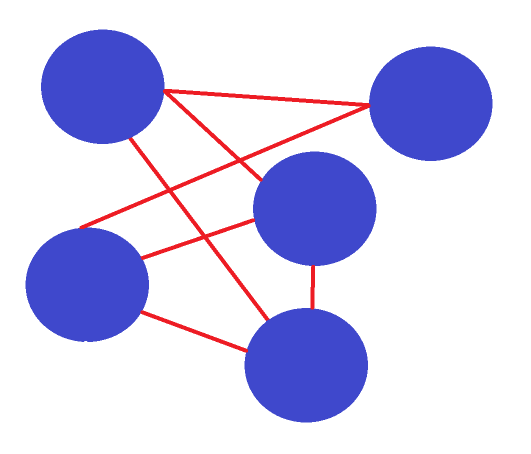
#> input picture mySimpleGraphs/very simple graph8 (fix of 7).png, 1061 x 908 px (shown at 1/2 size)
$ python algo-OpenCV.py
#> lines starting #> are read from the running program, lines starting #| are printed output that depends on the picture; after the words box and inside, x2 and y2 are one past the last pixel; in counts of white or black regions, pixels touching at a corner belong together
import cv2
import numpy as np
from math import *

#image_path = "newGood/randomGraph50_80.png"
folder_path = "mySimpleGraphs/"
image_path = "very simple graph8 (fix of 7).png"

#load image
image = cv2.imread(folder_path + image_path)
#> image is the input picture: shape (908, 1061, 3); mean B, G, R 239.1, 208.6, 210.5

def drawCircles(circles, image):

  #Convert the circle parameters a, b and r to integers.
  circles = np.uint16(np.around(circles))

  for circle in circles:
    a, b, r = circle
    #Draw the circumference of the circle.
    cv2.circle(image, (a, b), r, (0, 255, 0), 2)

    #Draw a small circle (of radius 1) to show the center.
    cv2.circle(image, (a, b), 1, (0, 0, 255), 3)

  cv2.imwrite("detected circles.png",image)

def drawLines(lines_list, image):
  for l in lines_list:
    x1,y1,x2,y2=l
    color = tuple(np.random.randint(0, 256, size=3))
    color = ( int (color [ 0 ]), int (color [ 1 ]), int (color [ 2 ]))
    cv2.line(image, (x1,y1), (x2,y2), color, 2)

  cv2.imwrite('detected Lines.png', image)


def drawEdges(lines_list, image):
  for l in lines_list:
    x1,y1,x2,y2=l
    cv2.line(image, (x1,y1), (x2,y2), (0,255,0), 2)

  cv2.imwrite('detected Edges.png', image)

def angle_trunc(a):
    while a < 0.0:
        a += pi * 2
    return a

def getAngleBetweenPoints(p1, p2):
    deltaY = p2[1] - p1[1]
    deltaX = p2[0] - p1[0]
    return angle_trunc(atan2(deltaY, deltaX))

def detectCircles(image): #https://www.geeksforgeeks.org/circle-detection-using-opencv-python/
  #Creating kernel
  kernel = np.ones((5, 5), np.uint8)

  #erode and then dilate image to remove edges (For some reason the functions to the opposite of what they should do)
  image_circles = cv2.dilate(image, kernel, iterations = 5)
  image_circles = cv2.erode(image_circles, kernel, iterations = 5)
  #Convert to grayscale.
  gray = cv2.cvtColor(image_circles, cv2.COLOR_BGR2GRAY)

  detected_circles = cv2.HoughCircles(gray,
                  cv2.HOUGH_GRADIENT, 1, 100, param1 = 15,
              param2 = 14, minRadius = 114, maxRadius = 125)

  cv2.imwrite("Circles.png", image_circles)

  circles = []
  for pt in detected_circles[0, :]:
    a, b, r = pt[0], pt[1], pt[2]

    circles.append((a,b,r))

  drawCircles(circles, image_circles)

  return circles

def detectEdges(img): #https://www.geeksforgeeks.org/line-detection-python-opencv-houghline-method/

  circles = cv2.imread("Circles.png")
  no_circles = cv2.subtract(circles, img)
  cv2.imwrite("Image without Circles.png", no_circles)

  #Convert image to grayscale
  gray = cv2.cvtColor(no_circles,cv2.COLOR_BGR2GRAY)

  #Use canny edge detection
  edges = cv2.Canny(gray,50,150,apertureSize=3)
  #Apply HoughLinesP method to
  #to directly obtain line end points
  lines_list =[]
  lines = cv2.HoughLinesP(
              edges, #Input edge image
              2, #Distance resolution in pixels
              np.pi/180, #Angle resolution in radians
              threshold=55, #Min number of votes for valid line
              minLineLength=50, #Min allowed length of line
              maxLineGap=70 #Max allowed gap between line for joining them
              )

  #make the detected lines longer, so they go inside the vertices
  for points in lines:
    x1,y1,x2,y2=points[0]
    angle = getAngleBetweenPoints((x1,y1),(x2,y2)) #https://stackoverflow.com/questions/7586063/how-to-calculate-the-angle-between-a-line-and-the-horizontal-axis
    new_x1 = int(x1 - np.cos(angle)*10)
    new_y1 = int(y1 - np.sin(angle)*10)
    new_x2 = int(x2 + np.cos(angle)*10)
    new_y2 = int(y2 + np.sin(angle)*10)
    lines_list.append([new_x1,new_y1,new_x2,new_y2])

  drawLines(lines_list, img.copy())

  edges = mergeLinesToEdge(lines_list)

  drawEdges(edges,img.copy())

  return edges

def mergeLinesToEdge(lines_list):
  """
  edges = []
  for l1 in lines_list:
    lines_list.remove(l1)
    x11,y11,x12,y12=l1
    for l2 in lines_list:
      x21,y21,x22,y22=l2

      if abs(x11-x21)<10 and abs(y11-y21)<10 and abs(x12-x22)<10 and abs(y12-y22)<10: #dont know if there is guarantee that x11 and x21 are closest together and not x11 and x22
        lines_list.remove(l2)
        x1 = int((x11+x21)/2)
        y1 = int((y11+y21)/2)
        x2 = int((x12+x22)/2)
        y2 = int((y12+y22)/2)

        edges.append([x1,y1,x2,y2])

  return edges"""
  return lines_list

def checkIfInCircle(point,circles):
  for circle in circles:
    cx, cy, r = circle[0], circle[1], circle[2]
    px, py = point
    threshold=0
    if px >= cx-r-threshold and px <= cx+r+threshold and py >= cy-r-threshold and py <= cy+r+threshold:
      return circle

  return False

def connectVertices(vertices, edges):
  adj_list = {}
  for v in vertices:
  	adj_list[v] = set()

  for edge in edges:
    v1 = checkIfInCircle((edge[0], edge[1]), vertices)
    v2 = checkIfInCircle((edge[2], edge[3]), vertices)
    if v1 and v2:
      adj_list[v1].add(v2)
      adj_list[v2].add(v1)

  return adj_list

def drawExtractedGraph(vertices, edges):
  blank_image = np.zeros((1000,1000,3), np.uint8)

  #Convert the circle parameters a, b and r to integers.
  vertices = np.uint16(np.around(vertices))

  for v in vertices:
    a, b, r = v
    #Draw the circumference of the circle.
    cv2.circle(blank_image, (a, b), r, (0, 255, 0), 2)

    #Draw a small circle (of radius 1) to show the center.
    cv2.circle(blank_image, (a, b), 1, (0, 0, 255), 3)

  for edge in edges:
    x1,y1,x2,y2 = edge
    cv2.line(blank_image, (x1,y1), (x2,y2), (0,0,255), 2)
    cv2.circle(blank_image, (x1, y1), 1, (0, 255, 0), 3)
    cv2.circle(blank_image, (x2, y2), 1, (255, 0, 0), 3)

  cv2.imwrite("Extracted Graph.png", blank_image)

detected_circles = detectCircles(image)
#> in detectCircles, `gray = cv2.cvtColor(image_circles, cv2.COLOR_BGR2GRAY)`:
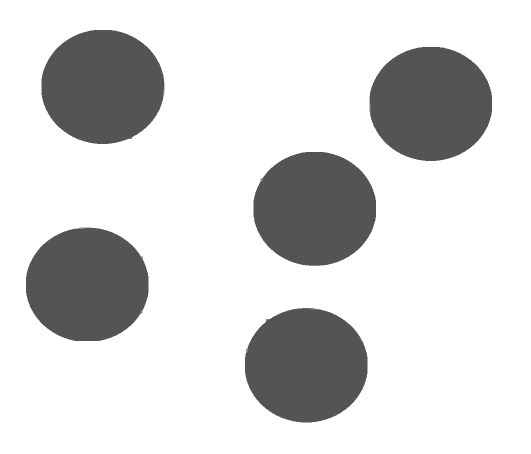
#> gray: shape (908, 1061) (shown at 1/2 size); min 84, max 255, mean 215.7
#> in detectCircles, `detected_circles = cv2.HoughCircles(gray, cv2.HOUGH_GRADIENT, 1, 100, ..`: detected_circles = [[628.5, 418.5, 122.6], [611.5, 726.5, 123], [204.5, 169.5, 122], [861.5, 205.5, 121.9], [171.5, 571.5, 117.8]]
#> the loop in detectCircles, `for pt in detected_circles[0, :]:` made 5 passes
#> after the loop in detectCircles, `for pt in detected_circles[0, :]:`: circles = [(628.5, 418.5, 122.6), (611.5, 726.5, 123), (204.5, 169.5, 122), (861.5, 205.5, 121.9), (171.5, 571.5, 117.8)]
#> in drawCircles, `circles = np.uint16(np.around(circles))`: circles = [[628, 418, 123], [612, 726, 123], [204, 170, 122], [862, 206, 122], [172, 572, 118]]
#> the loop in drawCircles, `for circle in circles:` made 5 passes
#> after the loop in drawCircles, `for circle in circles:`:
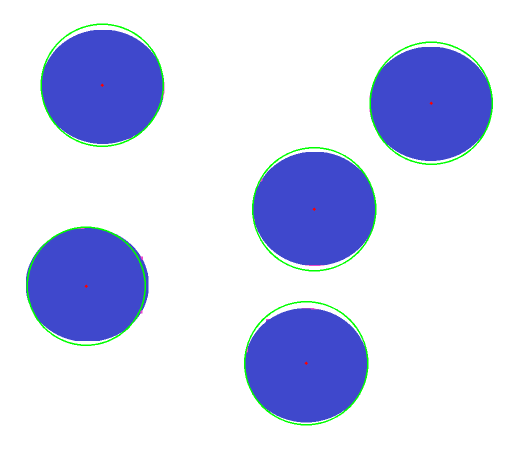
#> image: shape (908, 1061, 3) (shown at 1/2 size); mean B, G, R 240.4, 213.5, 208.5
#> detected_circles = [(628.5, 418.5, 122.6), (611.5, 726.5, 123), (204.5, 169.5, 122), (861.5, 205.5, 121.9), (171.5, 571.5, 117.8)]
edges = detectEdges(image)
#> in detectEdges, `edges = cv2.Canny(gray,50,150,apertureSize=3)`:
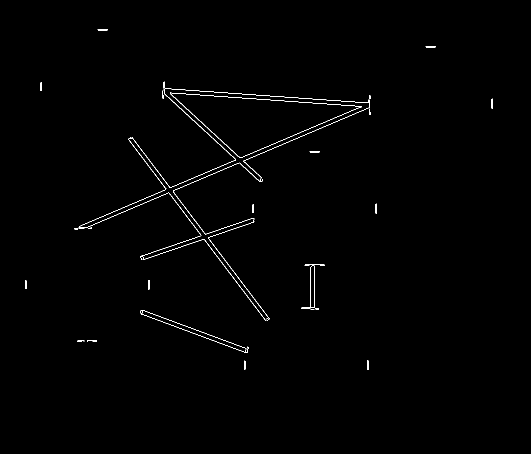
#> edges: shape (908, 1061) (shown at 1/2 size); 0.57% white in thin lines or dots, all inside (x1, y1, x2, y2) = (50, 58, 986, 740)
#> in detectEdges, `lines = cv2.HoughLinesP( edges,`: lines = 23 rows, first 6: [166, 457, 738, 214], [264, 275, 538, 638], [332, 377, 531, 640], [148, 457, 739, 206], [330, 177, 733, 205], [325, 185, 718, 212]
#> the loop in detectEdges, `for points in lines:` made 23 passes
#> (x1, y1, x2, y2, deltaY in getAngleBetweenPoints, deltaX in getAngleBetweenPoints, angle, new_x1) on passes 1 to 12: (166, 457, 738, 214, -243, 572, 5.88, 156), (264, 275, 538, 638, 363, 274, 0.924, 257), (332, 377, 531, 640, 263, 199, 0.923, 325), (148, 457, 739, 206, -251, 591, 5.88, 138), (330, 177, 733, 205, 28, 403, 0.0694, 320), (325, 185, 718, 212, 27, 393, 0.0686, 315), (325, 183, 513, 358, 175, 188, 0.75, 317), (327, 173, 523, 356, 183, 196, 0.751, 319), (283, 620, 491, 696, 76, 208, 0.35, 273), (287, 519, 508, 443, -76, 221, 5.95, 277), (280, 513, 505, 436, -77, 225, 5.95, 270), (281, 627, 493, 704, 77, 212, 0.348, 271)
#> after the loop in detectEdges, `for points in lines:`: lines_list = 23 items, first 6: [156, 460, 747, 210], [257, 267, 544, 645], [325, 369, 537, 647], [138, 460, 748, 202], [320, 176, 742, 205], [315, 184, 727, 212]
#> the loop in drawLines, `for l in lines_list:` made 23 passes
#> (x1, y1, x2, y2, color) on passes 1 to 12: (156, 460, 747, 210, (172, 47, 117)), (257, 267, 544, 645, (192, 67, 251)), (325, 369, 537, 647, (195, 103, 9)), (138, 460, 748, 202, (211, 21, 242)), (320, 176, 742, 205, (36, 87, 70)), (315, 184, 727, 212, (216, 88, 140)), (317, 176, 520, 364, (58, 193, 230)), (319, 166, 530, 362, (39, 87, 174)), (273, 616, 500, 699, (88, 81, 165)), (277, 522, 517, 439, (25, 77, 72)), (270, 516, 514, 432, (9, 148, 115)), (271, 623, 502, 707, (208, 243, 197))
#> after the loop in drawLines, `for l in lines_list:`:
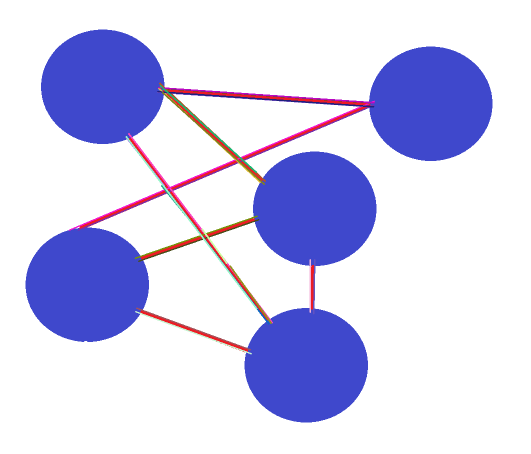
#> image: shape (908, 1061, 3) (shown at 1/2 size); mean of channels 0, 1, 2 239.3, 208.3, 209; drawn as B, G, R
#> in detectEdges, `edges = mergeLinesToEdge(lines_list)`: edges has the same summary as lines_list
#> the loop in drawEdges, `for l in lines_list:` made 23 passes
#> (x1, y1, x2, y2) on passes 1 to 12: (156, 460, 747, 210), (257, 267, 544, 645), (325, 369, 537, 647), (138, 460, 748, 202), (320, 176, 742, 205), (315, 184, 727, 212), (317, 176, 520, 364), (319, 166, 530, 362), (273, 616, 500, 699), (277, 522, 517, 439), (270, 516, 514, 432), (271, 623, 502, 707)
#> after the loop in drawEdges, `for l in lines_list:`:
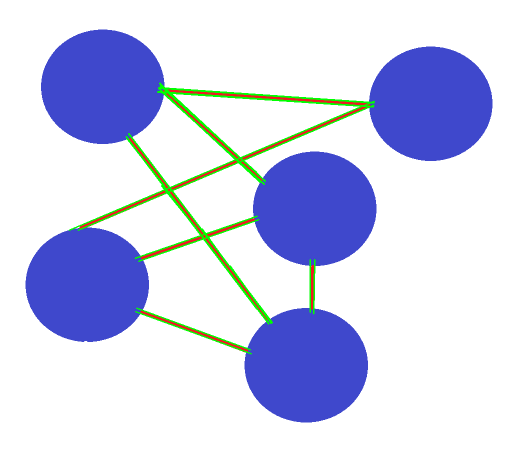
#> image: shape (908, 1061, 3) (shown at 1/2 size); mean of channels 0, 1, 2 237, 210.8, 206.6; drawn as B, G, R
#> edges has the same summary as lines_list in detectEdges

adj_list = connectVertices(detected_circles, edges)
#> the loop in connectVertices, `for v in vertices:` made 5 passes
#> after the loop in connectVertices, `for v in vertices:`: adj_list = 5 items
#> the loop in connectVertices, `for edge in edges:` made 23 passes
#> (edge, v1, v2) on passes 1 to 10: ([156, 460, 747, 210], (171.5, 571.5, 117.8), (861.5, 205.5, 121.9)), ([257, 267, 544, 645], (204.5, 169.5, 122), (611.5, 726.5, 123)), ([325, 369, 537, 647], False, (611.5, 726.5, 123)), ([138, 460, 748, 202], (171.5, 571.5, 117.8), (861.5, 205.5, 121.9)), ([320, 176, 742, 205], (204.5, 169.5, 122), (861.5, 205.5, 121.9)), ([315, 184, 727, 212], (204.5, 169.5, 122), False), ([317, 176, 520, 364], (204.5, 169.5, 122), (628.5, 418.5, 122.6)), ([319, 166, 530, 362], (204.5, 169.5, 122), (628.5, 418.5, 122.6)), ([273, 616, 500, 699], (171.5, 571.5, 117.8), (611.5, 726.5, 123)), ([277, 522, 517, 439], (171.5, 571.5, 117.8), (628.5, 418.5, 122.6))
#> adj_list = 5 items

print(adj_list)
#> (printed output is left out)

drawExtractedGraph(detected_circles, edges)
#> in drawExtractedGraph, `vertices = np.uint16(np.around(vertices))`: vertices has the same summary as circles in drawCircles
#> the loop in drawExtractedGraph, `for v in vertices:` made 5 passes
#> after the loop in drawExtractedGraph, `for v in vertices:`:
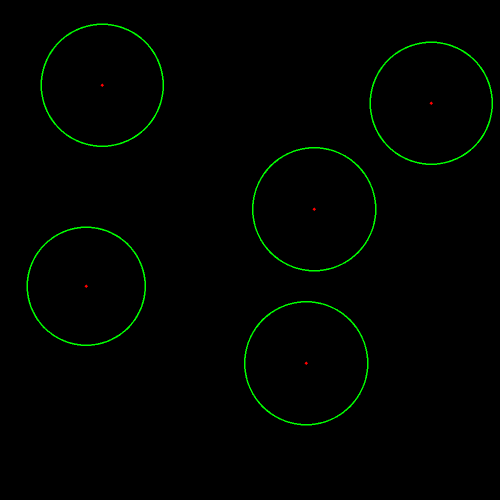
#> blank_image: shape (1000, 1000, 3) (shown at 1/2 size); mean of channels 0, 1, 2 0, 2.9, 0; drawn as B, G, R
#> the loop in drawExtractedGraph, `for edge in edges:` made 23 passes
#> after the loop in drawExtractedGraph, `for edge in edges:`:
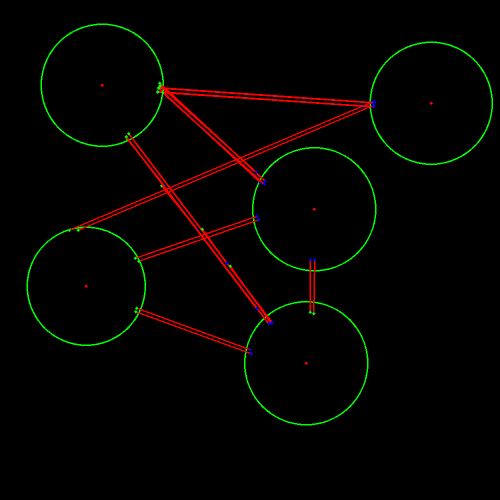
#> blank_image: shape (1000, 1000, 3) (shown at 1/2 size); 1.61% of pixels changed, all inside (x1, y1, x2, y2) = (137, 163, 752, 711); drawn as B, G, R
